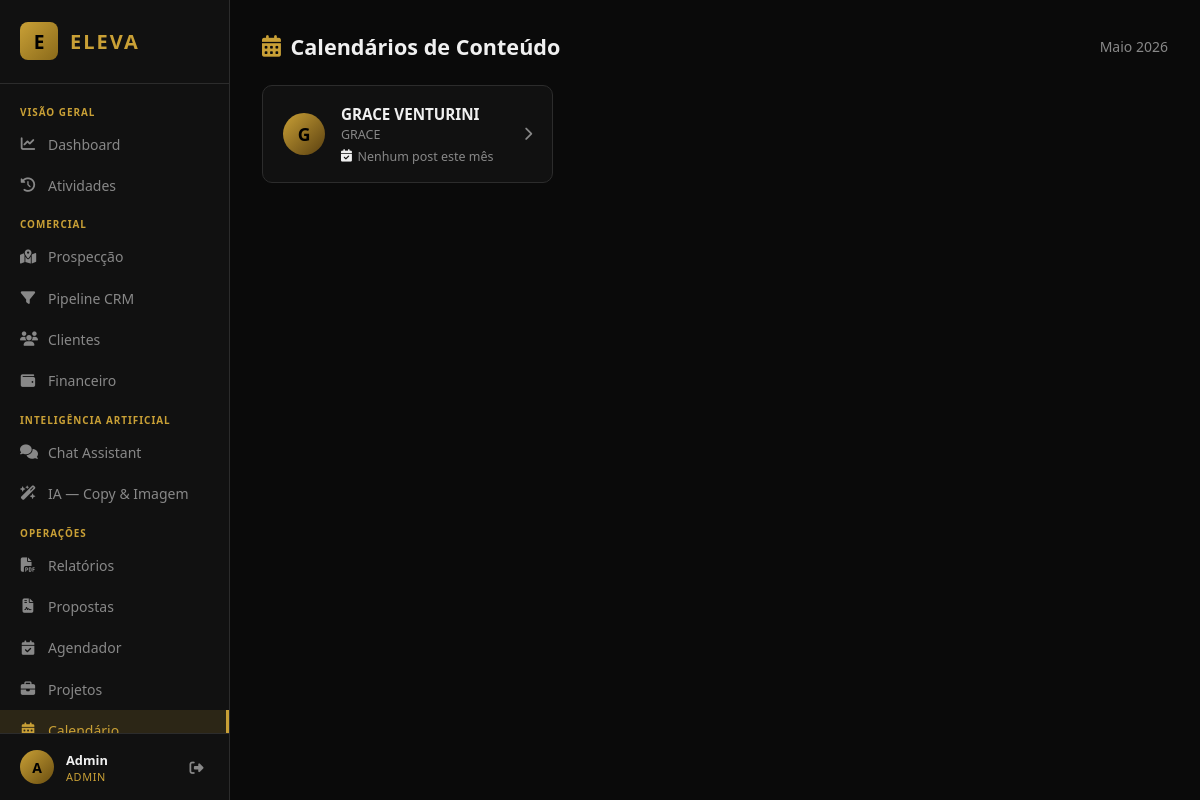
The page /calendario (signed in) on the database its author committed.
### tables this page shows
CREATE TABLE users (
            id INTEGER PRIMARY KEY AUTOINCREMENT,
            name TEXT NOT NULL,
            email TEXT UNIQUE NOT NULL,
            password_hash TEXT NOT NULL,
            role TEXT DEFAULT 'ceo',
            created_at TEXT DEFAULT (datetime('now','localtime'))
        );

CREATE TABLE clients (
            id INTEGER PRIMARY KEY AUTOINCREMENT,
            name TEXT NOT NULL,
            email TEXT,
            phone TEXT,
            company TEXT,
            segment TEXT,
            contract_value REAL DEFAULT 0,
            status TEXT DEFAULT 'ativo',
            entry_date TEXT DEFAULT (date('now','localtime')),
            notes TEXT,
            created_by INTEGER,
            created_at TEXT DEFAULT (datetime('now','localtime'))
        );

### main.py (the view)
@app.get("/calendario", response_class=HTMLResponse)
def calendario_index(request: Request):
    user = require_user(request)
    conn = get_db()
    clients = conn.execute("SELECT * FROM clients WHERE status='ativo' ORDER BY name").fetchall()
    month_str = f"{CURRENT_YEAR:04d}-{CURRENT_MONTH:02d}"
    counts = conn.execute(
        "SELECT client_id, COUNT(*) as n FROM content_calendar WHERE strftime('%Y-%m', scheduled_date)=? GROUP BY client_id",
        (month_str,)
    ).fetchall()
    count_map = {r["client_id"]: r["n"] for r in counts}
    conn.close()
    return templates.TemplateResponse("calendario_index.html", {
        "request": request, "user": dict(user),
        "clients": [dict(c) for c in clients],
        "count_map": count_map,
        "month_name": MONTHS_PT[CURRENT_MONTH - 1],
        "year": CURRENT_YEAR,
    })

### templates/calendario_index.html (shortened to what this page needs)
{% extends "base.html" %}
{% block content %}
<div class="page-header">
  <h2><i class="fa fa-calendar-days"></i> Calendários de Conteúdo</h2>
  <span class="page-sub">{{ month_name }} {{ year }}</span>
</div>
{% if clients %}
<div class="cal-clients-grid">
  {% for c in clients %}
  <a href="/calendario/{{ c.id }}" class="cal-client-card">
    <div class="cal-client-avatar">{{ c.name[0]|upper }}</div>
    <div class="cal-client-info">
      <div class="cal-client-name">{{ c.name }}</div>
      {% if c.company %}<div class="cal-client-company">{{ c.company }}</div>{% endif %}
      <div class="cal-client-count">
        <i class="fa fa-calendar-check"></i>
        {% set n = count_map.get(c.id, 0) %}
        {% if n > 0 %}
          <span style="color:var(--gold)">{{ n }} post{{ 's' if n > 1 else '' }} este mês</span>
        {% else %}
          <span style="color:var(--muted)">Nenhum post este mês</span>
        {% endif %}
      </div>
    </div>
    <i class="fa fa-chevron-right" style="color:var(--muted)"></i>
  </a>
  {% endfor %}
</div>
{% else %}
<div class="empty-state large">
  <i class="fa fa-calendar-days"></i>
  <p>Nenhum cliente ativo ainda.</p>
  <a href="/clientes" class="btn btn-primary"><i class="fa fa-plus"></i> Adicionar Cliente</a>
</div>
{% endif %}
{% endblock %}

### templates/base.html (shortened to what this page needs)
<!DOCTYPE html>
<html lang="pt-BR">
<head>
  <link rel="stylesheet" href="/static/css/style.css"/>
  <link rel="stylesheet" href="https://cdnjs.cloudflare.com/ajax/libs/font-awesome/6.5.0/css/all.min.css"/>
</head>
<body>
  <nav class="sidebar" id="sidebar">
    <div class="sidebar-brand">
      <span class="brand-icon">E</span>
      <span class="brand-name">ELEVA</span>
    </div>
    <ul class="sidebar-nav">
      <li class="nav-section">VISÃO GERAL</li>
      <li><a href="/" class="{% if request.url.path == '/' %}active{% endif %}" onclick="closeSidebar()">
        <i class="fa fa-chart-line"></i><span>Dashboard</span>
      </a></li>
      <li><a href="/atividades" class="{% if '/atividades' in request.url.path %}active{% endif %}" onclick="closeSidebar()">
        <i class="fa fa-clock-rotate-left"></i><span>Atividades</span>
      </a></li>
      <li class="nav-section">COMERCIAL</li>
      <li><a href="/prospeccao" class="{% if '/prospeccao' in request.url.path %}active{% endif %}" onclick="closeSidebar()">
        <i class="fa fa-map-location-dot"></i><span>Prospecção</span>
      </a></li>
      <li><a href="/pipeline" class="{% if '/pipeline' in request.url.path %}active{% endif %}" onclick="closeSidebar()">
        <i class="fa fa-filter"></i><span>Pipeline CRM</span>
      </a></li>
      <li><a href="/clientes" class="{% if '/clientes' in request.url.path %}active{% endif %}" onclick="closeSidebar()">
        <i class="fa fa-users"></i><span>Clientes</span>
      </a></li>
      <li><a href="/financeiro" class="{% if '/financeiro' in request.url.path %}active{% endif %}" onclick="closeSidebar()">
        <i class="fa fa-wallet"></i><span>Financeiro</span>
      </a></li>
      <li class="nav-section">INTELIGÊNCIA ARTIFICIAL</li>
      <li><a href="/chat" class="{% if '/chat' in request.url.path %}active{% endif %}" onclick="closeSidebar()">
        <i class="fa fa-comments"></i><span>Chat Assistant</span>
      </a></li>
      <li><a href="/ia" class="{% if '/ia' in request.url.path %}active{% endif %}" onclick="closeSidebar()">
        <i class="fa fa-wand-magic-sparkles"></i><span>IA — Copy & Imagem</span>
      </a></li>
      <li class="nav-section">OPERAÇÕES</li>
      <li><a href="/relatorios" class="{% if '/relatorios' in request.url.path %}active{% endif %}" onclick="closeSidebar()">
        <i class="fa fa-file-pdf"></i><span>Relatórios</span>
      </a></li>
      <li><a href="/propostas" class="{% if '/propostas' in request.url.path %}active{% endif %}" onclick="closeSidebar()">
        <i class="fa fa-file-contract"></i><span>Propostas</span>
      </a></li>
      <li><a href="/agendador" class="{% if '/agendador' in request.url.path %}active{% endif %}" onclick="closeSidebar()">
        <i class="fa fa-calendar-check"></i><span>Agendador</span>
      </a></li>
      <li><a href="/projetos" class="{% if '/projetos' in request.url.path %}active{% endif %}" onclick="closeSidebar()">
        <i class="fa fa-briefcase"></i><span>Projetos</span>
      </a></li>
      <li><a href="/calendario" class="{% if '/calendario' in request.url.path %}active{% endif %}" onclick="closeSidebar()">
        <i class="fa fa-calendar-days"></i><span>Calendário</span>
      </a></li>
    </ul>
    <div class="sidebar-user">
      <div class="user-avatar">{{ user.name[0]|upper }}</div>
      <div class="user-info">
        <span class="user-name">{{ user.name }}</span>
        <span class="user-role">{{ user.role }}</span>
      </div>
      <a href="/logout" class="logout-btn" title="Sair"><i class="fa fa-sign-out-alt"></i></a>
    </div>
  </nav>
  <main class="main-content">
    <div class="page-container">
      {% block content %}{% endblock %}
    </div>
  </main>
</body>
</html>

### static/css/style.css (style rules this page uses)
*, *::before, *::after { box-sizing: border-box; margin: 0; padding: 0; }
:root { --bg: #0a0a0a; --bg2: #111111; --bg3: #1a1a1a; --bg4: #222222; --border: #2c2c2c; --border2: #3a3a3a; --text: #f0f0f0; --sub: #cccccc; --muted: #888888; --gold: #C9A036; --gold-light: #E8C060; --gold-dim: rgba(201,160,54,.15); --gold-border:rgba(201,160,54,.35); --green: #2ecc71; --red: #e74c3c; --orange: #e67e22; --teal: #1abc9c; --blue: #3498db; --purple: #9b59b6; --radius: 10px; --shadow: 0 4px 24px rgba(0,0,0,.6); --sidebar-w: 230px; }
body { background: var(--bg); color: var(--text); font-family: 'Segoe UI', system-ui, -apple-system, sans-serif; font-size: 14px; min-height: 100vh; }
a { color: var(--gold); text-decoration: none; }
.sidebar { width: var(--sidebar-w); min-height: 100vh; background: var(--bg2); border-right: 1px solid var(--border); display: flex; flex-direction: column; position: fixed; top: 0; left: 0; bottom: 0; z-index: 150; transition: transform .3s ease; }
.sidebar-brand { display: flex; align-items: center; gap: .75rem; padding: 1.4rem 1.25rem; border-bottom: 1px solid var(--border); }
.brand-icon { width: 38px; height: 38px; border-radius: 8px; background: linear-gradient(135deg, var(--gold), #8a6a1a); color: #000; font-weight: 800; font-size: 1.2rem; display: flex; align-items: center; justify-content: center; letter-spacing: -.02em; flex-shrink: 0; }
.brand-name { font-size: 1.25rem; font-weight: 800; letter-spacing: .1em; color: var(--gold); text-transform: uppercase; }
.sidebar-nav { list-style: none; padding: .6rem 0; flex: 1; overflow-y: auto; }
.sidebar-nav li a { display: flex; align-items: center; gap: .75rem; padding: .7rem 1.25rem; color: var(--muted); font-size: .875rem; font-weight: 500; transition: all .15s; border-right: 3px solid transparent; }
.sidebar-nav li a i { width: 16px; text-align: center; font-size: .9rem; }
.nav-section { padding: .7rem 1.25rem .3rem; font-size: .62rem; font-weight: 700; color: var(--gold); text-transform: uppercase; letter-spacing: .1em; list-style: none; }
.sidebar-nav li a.active { color: var(--gold); background: var(--gold-dim); border-right-color: var(--gold); }
.sidebar-user { display: flex; align-items: center; gap: .75rem; padding: 1rem 1.25rem; border-top: 1px solid var(--border); }
.user-avatar { width: 34px; height: 34px; border-radius: 50%; background: linear-gradient(135deg, var(--gold), #6a4e10); color: #000; font-weight: 700; display: flex; align-items: center; justify-content: center; font-size: .875rem; flex-shrink: 0; }
.user-info { flex: 1; overflow: hidden; }
.user-name { display: block; font-size: .8rem; font-weight: 600; color: var(--text); white-space: nowrap; overflow: hidden; text-overflow: ellipsis; }
.user-role { display: block; font-size: .68rem; color: var(--gold); text-transform: uppercase; letter-spacing: .06em; }
.logout-btn { color: var(--muted); padding: .35rem; border-radius: 6px; transition: all .15s; }
.main-content { margin-left: var(--sidebar-w); flex: 1; padding: 2rem; min-height: 100vh; }
.page-container { max-width: 1200px; margin: 0 auto; }
.page-header { display: flex; align-items: center; justify-content: space-between; margin-bottom: 1.5rem; flex-wrap: wrap; gap: .75rem; }
.page-header h2 { font-size: 1.35rem; font-weight: 700; color: var(--text); display: flex; align-items: center; gap: .6rem; }
.page-header h2 i { color: var(--gold); }
.page-sub { color: var(--muted); font-size: .875rem; }
.cal-clients-grid { display:grid; grid-template-columns:repeat(auto-fill,minmax(280px,1fr)); gap:1rem; }
.cal-client-card { display:flex; align-items:center; gap:1rem; background:var(--bg2); border:1px solid var(--border); border-radius:var(--radius); padding:1.1rem 1.25rem; text-decoration:none; color:var(--text); transition:border-color .2s, transform .15s; }
.cal-client-avatar { width:42px; height:42px; border-radius:50%; background:linear-gradient(135deg,var(--gold),#5a4010); color:#000; font-weight:800; font-size:1.1rem; display:flex; align-items:center; justify-content:center; flex-shrink:0; }
.cal-client-info { flex:1; min-width:0; }
.cal-client-name { font-weight:700; color:var(--text); font-size:.95rem; }
.cal-client-company { color:var(--muted); font-size:.78rem; margin-top:.15rem; }
.cal-client-count { font-size:.78rem; margin-top:.3rem; display:flex; align-items:center; gap:.35rem; }

### rows shown on the page
users: name "A", name "Admin", role "ADMIN"
clients: name "G", name "GRACE VENTURINI", company "GRACE"

### other values the page prints
{{ month_name }} "Maio"
{{ year }} "2026"
